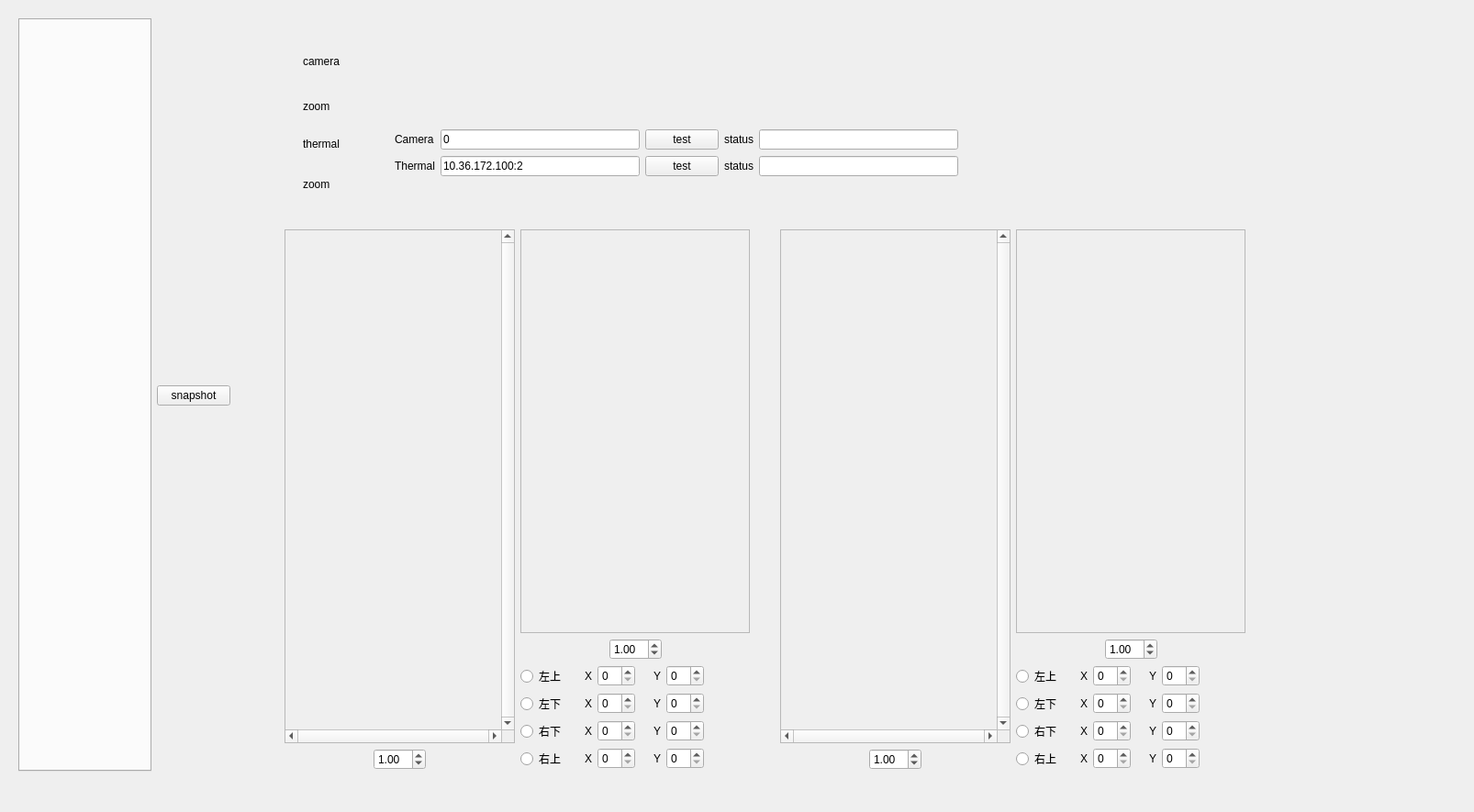
<?xml version="1.0" encoding="UTF-8"?>
<ui version="4.0">
 <class>Form</class>
 <widget class="QWidget" name="Form">
  <property name="geometry">
   <rect>
    <x>0</x>
    <y>0</y>
    <width>1606</width>
    <height>885</height>
   </rect>
  </property>
  <property name="windowTitle">
   <string>Form</string>
  </property>
  <widget class="QLabel" name="camera_label">
   <property name="geometry">
    <rect>
     <x>330</x>
     <y>60</y>
     <width>61</width>
     <height>21</height>
    </rect>
   </property>
   <property name="mouseTracking">
    <bool>true</bool>
   </property>
   <property name="text">
    <string>camera</string>
   </property>
   <property name="alignment">
    <set>Qt::AlignLeading|Qt::AlignLeft|Qt::AlignTop</set>
   </property>
  </widget>
  <widget class="QLabel" name="zoom_camera_label">
   <property name="geometry">
    <rect>
     <x>330</x>
     <y>100</y>
     <width>91</width>
     <height>31</height>
    </rect>
   </property>
   <property name="sizePolicy">
    <sizepolicy hsizetype="Preferred" vsizetype="Preferred">
     <horstretch>0</horstretch>
     <verstretch>0</verstretch>
    </sizepolicy>
   </property>
   <property name="styleSheet">
    <string notr="true"/>
   </property>
   <property name="text">
    <string>zoom</string>
   </property>
  </widget>
  <widget class="QLabel" name="thermal_label">
   <property name="geometry">
    <rect>
     <x>330</x>
     <y>150</y>
     <width>61</width>
     <height>21</height>
    </rect>
   </property>
   <property name="mouseTracking">
    <bool>true</bool>
   </property>
   <property name="text">
    <string>thermal</string>
   </property>
   <property name="alignment">
    <set>Qt::AlignLeading|Qt::AlignLeft|Qt::AlignTop</set>
   </property>
  </widget>
  <widget class="QLabel" name="zoom_thermal_label">
   <property name="geometry">
    <rect>
     <x>330</x>
     <y>180</y>
     <width>101</width>
     <height>41</height>
    </rect>
   </property>
   <property name="sizePolicy">
    <sizepolicy hsizetype="Preferred" vsizetype="Preferred">
     <horstretch>0</horstretch>
     <verstretch>0</verstretch>
    </sizepolicy>
   </property>
   <property name="styleSheet">
    <string notr="true"/>
   </property>
   <property name="text">
    <string>zoom</string>
   </property>
  </widget>
  <widget class="QWidget" name="">
   <property name="geometry">
    <rect>
     <x>310</x>
     <y>250</y>
     <width>507</width>
     <height>589</height>
    </rect>
   </property>
   <layout class="QHBoxLayout" name="horizontalLayout_16">
    <item>
     <layout class="QVBoxLayout" name="verticalLayout">
      <item>
       <widget class="QScrollArea" name="camera_scroll">
        <property name="cursor" stdset="0">
         <cursorShape>CrossCursor</cursorShape>
        </property>
        <property name="mouseTracking">
         <bool>true</bool>
        </property>
        <property name="verticalScrollBarPolicy">
         <enum>Qt::ScrollBarAlwaysOn</enum>
        </property>
        <property name="horizontalScrollBarPolicy">
         <enum>Qt::ScrollBarAlwaysOn</enum>
        </property>
        <property name="widgetResizable">
         <bool>true</bool>
        </property>
        <widget class="QWidget" name="scrollAreaWidgetContents">
         <property name="geometry">
          <rect>
           <x>0</x>
           <y>0</y>
           <width>229</width>
           <height>538</height>
          </rect>
         </property>
        </widget>
       </widget>
      </item>
      <item>
       <layout class="QHBoxLayout" name="horizontalLayout">
        <item>
         <spacer name="horizontalSpacer">
          <property name="orientation">
           <enum>Qt::Horizontal</enum>
          </property>
          <property name="sizeHint" stdset="0">
           <size>
            <width>40</width>
            <height>20</height>
           </size>
          </property>
         </spacer>
        </item>
        <item>
         <widget class="QDoubleSpinBox" name="camera_ratio_spin">
          <property name="minimum">
           <double>0.100000000000000</double>
          </property>
          <property name="maximum">
           <double>20.000000000000000</double>
          </property>
          <property name="singleStep">
           <double>0.100000000000000</double>
          </property>
          <property name="value">
           <double>1.000000000000000</double>
          </property>
         </widget>
        </item>
        <item>
         <spacer name="horizontalSpacer_2">
          <property name="orientation">
           <enum>Qt::Horizontal</enum>
          </property>
          <property name="sizeHint" stdset="0">
           <size>
            <width>40</width>
            <height>20</height>
           </size>
          </property>
         </spacer>
        </item>
       </layout>
      </item>
     </layout>
    </item>
    <item>
     <layout class="QVBoxLayout" name="verticalLayout_3">
      <item>
       <widget class="QScrollArea" name="zoom_camera_scroll">
        <property name="widgetResizable">
         <bool>true</bool>
        </property>
        <widget class="QWidget" name="scrollAreaWidgetContents_3">
         <property name="geometry">
          <rect>
           <x>0</x>
           <y>0</y>
           <width>245</width>
           <height>439</height>
          </rect>
         </property>
        </widget>
       </widget>
      </item>
      <item>
       <layout class="QHBoxLayout" name="horizontalLayout_13">
        <item>
         <spacer name="horizontalSpacer_10">
          <property name="orientation">
           <enum>Qt::Horizontal</enum>
          </property>
          <property name="sizeHint" stdset="0">
           <size>
            <width>40</width>
            <height>20</height>
           </size>
          </property>
         </spacer>
        </item>
        <item>
         <widget class="QDoubleSpinBox" name="zoom_camera_ratio_spin">
          <property name="minimum">
           <double>0.200000000000000</double>
          </property>
          <property name="maximum">
           <double>20.000000000000000</double>
          </property>
          <property name="singleStep">
           <double>0.100000000000000</double>
          </property>
          <property name="value">
           <double>1.000000000000000</double>
          </property>
         </widget>
        </item>
        <item>
         <spacer name="horizontalSpacer_11">
          <property name="orientation">
           <enum>Qt::Horizontal</enum>
          </property>
          <property name="sizeHint" stdset="0">
           <size>
            <width>40</width>
            <height>20</height>
           </size>
          </property>
         </spacer>
        </item>
       </layout>
      </item>
      <item>
       <layout class="QHBoxLayout" name="horizontalLayout_7">
        <item>
         <layout class="QVBoxLayout" name="pos_camera_vlayout">
          <item>
           <layout class="QHBoxLayout" name="horizontalLayout_3">
            <property name="leftMargin">
             <number>0</number>
            </property>
            <property name="rightMargin">
             <number>50</number>
            </property>
            <item alignment="Qt::AlignLeft">
             <widget class="QRadioButton" name="pos_radio_1">
              <property name="text">
               <string>左上</string>
              </property>
              <attribute name="buttonGroup">
               <string notr="true">pos_camera_radio_group</string>
              </attribute>
             </widget>
            </item>
            <item alignment="Qt::AlignRight">
             <widget class="QLabel" name="pos_x_label_1">
              <property name="text">
               <string>X</string>
              </property>
             </widget>
            </item>
            <item>
             <widget class="QSpinBox" name="pos_x_spin_1">
              <property name="sizePolicy">
               <sizepolicy hsizetype="Minimum" vsizetype="Fixed">
                <horstretch>0</horstretch>
                <verstretch>0</verstretch>
               </sizepolicy>
              </property>
             </widget>
            </item>
            <item alignment="Qt::AlignRight">
             <widget class="QLabel" name="pos_y_label_1">
              <property name="text">
               <string>Y</string>
              </property>
             </widget>
            </item>
            <item>
             <widget class="QSpinBox" name="pos_y_spin_1"/>
            </item>
           </layout>
          </item>
          <item>
           <layout class="QHBoxLayout" name="horizontalLayout_4">
            <property name="leftMargin">
             <number>0</number>
            </property>
            <property name="rightMargin">
             <number>50</number>
            </property>
            <item alignment="Qt::AlignLeft">
             <widget class="QRadioButton" name="pos_radio_2">
              <property name="text">
               <string>左下</string>
              </property>
              <attribute name="buttonGroup">
               <string notr="true">pos_camera_radio_group</string>
              </attribute>
             </widget>
            </item>
            <item alignment="Qt::AlignRight">
             <widget class="QLabel" name="pos_x_label_2">
              <property name="text">
               <string>X</string>
              </property>
             </widget>
            </item>
            <item>
             <widget class="QSpinBox" name="pos_x_spin_2"/>
            </item>
            <item alignment="Qt::AlignRight">
             <widget class="QLabel" name="pos_y_label_2">
              <property name="text">
               <string>Y</string>
              </property>
             </widget>
            </item>
            <item>
             <widget class="QSpinBox" name="pos_y_spin_2"/>
            </item>
           </layout>
          </item>
          <item>
           <layout class="QHBoxLayout" name="horizontalLayout_5">
            <property name="leftMargin">
             <number>0</number>
            </property>
            <property name="rightMargin">
             <number>50</number>
            </property>
            <item alignment="Qt::AlignLeft">
             <widget class="QRadioButton" name="pos_radio_3">
              <property name="text">
               <string>右下</string>
              </property>
              <attribute name="buttonGroup">
               <string notr="true">pos_camera_radio_group</string>
              </attribute>
             </widget>
            </item>
            <item alignment="Qt::AlignRight">
             <widget class="QLabel" name="pos_x_label_3">
              <property name="text">
               <string>X</string>
              </property>
             </widget>
            </item>
            <item>
             <widget class="QSpinBox" name="pos_x_spin_3"/>
            </item>
            <item alignment="Qt::AlignRight">
             <widget class="QLabel" name="pos_y_label_3">
              <property name="text">
               <string>Y</string>
              </property>
             </widget>
            </item>
            <item>
             <widget class="QSpinBox" name="pos_y_spin_3"/>
            </item>
           </layout>
          </item>
          <item>
           <layout class="QHBoxLayout" name="horizontalLayout_6">
            <property name="leftMargin">
             <number>0</number>
            </property>
            <property name="rightMargin">
             <number>50</number>
            </property>
            <item alignment="Qt::AlignLeft">
             <widget class="QRadioButton" name="pos_radio_4">
              <property name="text">
               <string>右上</string>
              </property>
              <attribute name="buttonGroup">
               <string notr="true">pos_camera_radio_group</string>
              </attribute>
             </widget>
            </item>
            <item alignment="Qt::AlignRight">
             <widget class="QLabel" name="pos_x_label_4">
              <property name="text">
               <string>X</string>
              </property>
             </widget>
            </item>
            <item>
             <widget class="QSpinBox" name="pos_x_spin_4"/>
            </item>
            <item alignment="Qt::AlignRight">
             <widget class="QLabel" name="pos_y_label_4">
              <property name="text">
               <string>Y</string>
              </property>
             </widget>
            </item>
            <item>
             <widget class="QSpinBox" name="pos_y_spin_4"/>
            </item>
           </layout>
          </item>
         </layout>
        </item>
       </layout>
      </item>
     </layout>
    </item>
   </layout>
  </widget>
  <widget class="QWidget" name="">
   <property name="geometry">
    <rect>
     <x>850</x>
     <y>250</y>
     <width>507</width>
     <height>589</height>
    </rect>
   </property>
   <layout class="QHBoxLayout" name="horizontalLayout_17">
    <item>
     <layout class="QVBoxLayout" name="verticalLayout_5">
      <item>
       <widget class="QScrollArea" name="thermal_scroll">
        <property name="cursor" stdset="0">
         <cursorShape>CrossCursor</cursorShape>
        </property>
        <property name="mouseTracking">
         <bool>true</bool>
        </property>
        <property name="verticalScrollBarPolicy">
         <enum>Qt::ScrollBarAlwaysOn</enum>
        </property>
        <property name="horizontalScrollBarPolicy">
         <enum>Qt::ScrollBarAlwaysOn</enum>
        </property>
        <property name="widgetResizable">
         <bool>true</bool>
        </property>
        <widget class="QWidget" name="scrollAreaWidgetContents_2">
         <property name="geometry">
          <rect>
           <x>0</x>
           <y>0</y>
           <width>229</width>
           <height>538</height>
          </rect>
         </property>
        </widget>
       </widget>
      </item>
      <item>
       <layout class="QHBoxLayout" name="horizontalLayout_2">
        <item>
         <spacer name="horizontalSpacer_7">
          <property name="orientation">
           <enum>Qt::Horizontal</enum>
          </property>
          <property name="sizeHint" stdset="0">
           <size>
            <width>40</width>
            <height>20</height>
           </size>
          </property>
         </spacer>
        </item>
        <item>
         <widget class="QDoubleSpinBox" name="thermal_ratio_spin">
          <property name="minimum">
           <double>0.100000000000000</double>
          </property>
          <property name="maximum">
           <double>20.000000000000000</double>
          </property>
          <property name="singleStep">
           <double>0.100000000000000</double>
          </property>
          <property name="value">
           <double>1.000000000000000</double>
          </property>
         </widget>
        </item>
        <item>
         <spacer name="horizontalSpacer_8">
          <property name="orientation">
           <enum>Qt::Horizontal</enum>
          </property>
          <property name="sizeHint" stdset="0">
           <size>
            <width>40</width>
            <height>20</height>
           </size>
          </property>
         </spacer>
        </item>
       </layout>
      </item>
     </layout>
    </item>
    <item>
     <layout class="QVBoxLayout" name="verticalLayout_4">
      <item>
       <widget class="QScrollArea" name="zoom_thermal_scroll">
        <property name="widgetResizable">
         <bool>true</bool>
        </property>
        <widget class="QWidget" name="scrollAreaWidgetContents_4">
         <property name="geometry">
          <rect>
           <x>0</x>
           <y>0</y>
           <width>245</width>
           <height>439</height>
          </rect>
         </property>
        </widget>
       </widget>
      </item>
      <item>
       <layout class="QHBoxLayout" name="horizontalLayout_14">
        <item>
         <spacer name="horizontalSpacer_12">
          <property name="orientation">
           <enum>Qt::Horizontal</enum>
          </property>
          <property name="sizeHint" stdset="0">
           <size>
            <width>40</width>
            <height>20</height>
           </size>
          </property>
         </spacer>
        </item>
        <item>
         <widget class="QDoubleSpinBox" name="zoom_thermal_ratio_spin">
          <property name="minimum">
           <double>0.200000000000000</double>
          </property>
          <property name="maximum">
           <double>20.000000000000000</double>
          </property>
          <property name="singleStep">
           <double>0.100000000000000</double>
          </property>
          <property name="value">
           <double>1.000000000000000</double>
          </property>
         </widget>
        </item>
        <item>
         <spacer name="horizontalSpacer_13">
          <property name="orientation">
           <enum>Qt::Horizontal</enum>
          </property>
          <property name="sizeHint" stdset="0">
           <size>
            <width>40</width>
            <height>20</height>
           </size>
          </property>
         </spacer>
        </item>
       </layout>
      </item>
      <item>
       <layout class="QHBoxLayout" name="horizontalLayout_8">
        <item>
         <layout class="QVBoxLayout" name="pos_thermal_vlayout">
          <item>
           <layout class="QHBoxLayout" name="horizontalLayout_9">
            <property name="leftMargin">
             <number>0</number>
            </property>
            <property name="rightMargin">
             <number>50</number>
            </property>
            <item alignment="Qt::AlignLeft">
             <widget class="QRadioButton" name="pos_radio_5">
              <property name="text">
               <string>左上</string>
              </property>
              <attribute name="buttonGroup">
               <string notr="true">pos_thermal_radio_group</string>
              </attribute>
             </widget>
            </item>
            <item alignment="Qt::AlignRight">
             <widget class="QLabel" name="pos_x_label_5">
              <property name="text">
               <string>X</string>
              </property>
             </widget>
            </item>
            <item>
             <widget class="QSpinBox" name="pos_x_spin_5">
              <property name="sizePolicy">
               <sizepolicy hsizetype="Minimum" vsizetype="Fixed">
                <horstretch>0</horstretch>
                <verstretch>0</verstretch>
               </sizepolicy>
              </property>
             </widget>
            </item>
            <item alignment="Qt::AlignRight">
             <widget class="QLabel" name="pos_y_label_5">
              <property name="text">
               <string>Y</string>
              </property>
             </widget>
            </item>
            <item>
             <widget class="QSpinBox" name="pos_y_spin_5"/>
            </item>
           </layout>
          </item>
          <item>
           <layout class="QHBoxLayout" name="horizontalLayout_10">
            <property name="leftMargin">
             <number>0</number>
            </property>
            <property name="rightMargin">
             <number>50</number>
            </property>
            <item alignment="Qt::AlignLeft">
             <widget class="QRadioButton" name="pos_radio_6">
              <property name="text">
               <string>左下</string>
              </property>
              <attribute name="buttonGroup">
               <string notr="true">pos_thermal_radio_group</string>
              </attribute>
             </widget>
            </item>
            <item alignment="Qt::AlignRight">
             <widget class="QLabel" name="pos_x_label_6">
              <property name="text">
               <string>X</string>
              </property>
             </widget>
            </item>
            <item>
             <widget class="QSpinBox" name="pos_x_spin_6"/>
            </item>
            <item alignment="Qt::AlignRight">
             <widget class="QLabel" name="pos_y_label_6">
              <property name="text">
               <string>Y</string>
              </property>
             </widget>
            </item>
            <item>
             <widget class="QSpinBox" name="pos_y_spin_6"/>
            </item>
           </layout>
          </item>
          <item>
           <layout class="QHBoxLayout" name="horizontalLayout_11">
            <property name="leftMargin">
             <number>0</number>
            </property>
            <property name="rightMargin">
             <number>50</number>
            </property>
            <item alignment="Qt::AlignLeft">
             <widget class="QRadioButton" name="pos_radio_7">
              <property name="text">
               <string>右下</string>
              </property>
              <attribute name="buttonGroup">
               <string notr="true">pos_thermal_radio_group</string>
              </attribute>
             </widget>
            </item>
            <item alignment="Qt::AlignRight">
             <widget class="QLabel" name="pos_x_label_7">
              <property name="text">
               <string>X</string>
              </property>
             </widget>
            </item>
            <item>
             <widget class="QSpinBox" name="pos_x_spin_7"/>
            </item>
            <item alignment="Qt::AlignRight">
             <widget class="QLabel" name="pos_y_label_7">
              <property name="text">
               <string>Y</string>
              </property>
             </widget>
            </item>
            <item>
             <widget class="QSpinBox" name="pos_y_spin_7"/>
            </item>
           </layout>
          </item>
          <item>
           <layout class="QHBoxLayout" name="horizontalLayout_12">
            <property name="leftMargin">
             <number>0</number>
            </property>
            <property name="rightMargin">
             <number>50</number>
            </property>
            <item alignment="Qt::AlignLeft">
             <widget class="QRadioButton" name="pos_radio_8">
              <property name="text">
               <string>右上</string>
              </property>
              <attribute name="buttonGroup">
               <string notr="true">pos_thermal_radio_group</string>
              </attribute>
             </widget>
            </item>
            <item alignment="Qt::AlignRight">
             <widget class="QLabel" name="pos_x_label_8">
              <property name="text">
               <string>X</string>
              </property>
             </widget>
            </item>
            <item>
             <widget class="QSpinBox" name="pos_x_spin_8"/>
            </item>
            <item alignment="Qt::AlignRight">
             <widget class="QLabel" name="pos_y_label_8">
              <property name="text">
               <string>Y</string>
              </property>
             </widget>
            </item>
            <item>
             <widget class="QSpinBox" name="pos_y_spin_8"/>
            </item>
           </layout>
          </item>
         </layout>
        </item>
       </layout>
      </item>
     </layout>
    </item>
   </layout>
  </widget>
  <widget class="QWidget" name="layoutWidget">
   <property name="geometry">
    <rect>
     <x>430</x>
     <y>140</y>
     <width>831</width>
     <height>54</height>
    </rect>
   </property>
   <layout class="QGridLayout" name="device_layout">
    <item row="0" column="4">
     <widget class="QLabel" name="label_5">
      <property name="text">
       <string>status</string>
      </property>
     </widget>
    </item>
    <item row="1" column="4">
     <widget class="QLabel" name="label_6">
      <property name="text">
       <string>status</string>
      </property>
     </widget>
    </item>
    <item row="1" column="5">
     <widget class="QLineEdit" name="thermal_status_line">
      <property name="readOnly">
       <bool>true</bool>
      </property>
     </widget>
    </item>
    <item row="0" column="1">
     <widget class="QLineEdit" name="camera_url_line">
      <property name="text">
       <string>0</string>
      </property>
      <property name="placeholderText">
       <string>0</string>
      </property>
     </widget>
    </item>
    <item row="0" column="5">
     <widget class="QLineEdit" name="camera_status_line">
      <property name="readOnly">
       <bool>true</bool>
      </property>
     </widget>
    </item>
    <item row="1" column="0">
     <widget class="QLabel" name="label_2">
      <property name="text">
       <string>Thermal</string>
      </property>
     </widget>
    </item>
    <item row="1" column="1">
     <widget class="QLineEdit" name="thermal_url_line">
      <property name="text">
       <string>10.36.172.100:2</string>
      </property>
      <property name="placeholderText">
       <string>192.168.1.64:1</string>
      </property>
     </widget>
    </item>
    <item row="1" column="3">
     <widget class="QPushButton" name="thermal_test_btn">
      <property name="text">
       <string>test</string>
      </property>
     </widget>
    </item>
    <item row="0" column="0">
     <widget class="QLabel" name="label">
      <property name="text">
       <string>Camera</string>
      </property>
     </widget>
    </item>
    <item row="0" column="3">
     <widget class="QPushButton" name="camera_test_btn">
      <property name="text">
       <string>test</string>
      </property>
     </widget>
    </item>
    <item row="0" column="6">
     <spacer name="horizontalSpacer_4">
      <property name="orientation">
       <enum>Qt::Horizontal</enum>
      </property>
      <property name="sizeHint" stdset="0">
       <size>
        <width>40</width>
        <height>20</height>
       </size>
      </property>
     </spacer>
    </item>
    <item row="1" column="6">
     <spacer name="horizontalSpacer_5">
      <property name="orientation">
       <enum>Qt::Horizontal</enum>
      </property>
      <property name="sizeHint" stdset="0">
       <size>
        <width>40</width>
        <height>20</height>
       </size>
      </property>
     </spacer>
    </item>
   </layout>
  </widget>
  <widget class="QWidget" name="">
   <property name="geometry">
    <rect>
     <x>20</x>
     <y>20</y>
     <width>231</width>
     <height>821</height>
    </rect>
   </property>
   <layout class="QHBoxLayout" name="horizontalLayout_15">
    <item>
     <widget class="QTabWidget" name="app_tab">
      <property name="layoutDirection">
       <enum>Qt::LeftToRight</enum>
      </property>
      <property name="autoFillBackground">
       <bool>true</bool>
      </property>
      <property name="styleSheet">
       <string notr="true"/>
      </property>
      <property name="tabShape">
       <enum>QTabWidget::Rounded</enum>
      </property>
      <property name="currentIndex">
       <number>-1</number>
      </property>
     </widget>
    </item>
    <item>
     <layout class="QVBoxLayout" name="tool_sidebar_layout">
      <item>
       <spacer name="verticalSpacer_5">
        <property name="orientation">
         <enum>Qt::Vertical</enum>
        </property>
        <property name="sizeHint" stdset="0">
         <size>
          <width>20</width>
          <height>40</height>
         </size>
        </property>
       </spacer>
      </item>
      <item>
       <widget class="QPushButton" name="snapshot">
        <property name="text">
         <string>snapshot</string>
        </property>
       </widget>
      </item>
      <item>
       <spacer name="verticalSpacer_6">
        <property name="orientation">
         <enum>Qt::Vertical</enum>
        </property>
        <property name="sizeHint" stdset="0">
         <size>
          <width>20</width>
          <height>40</height>
         </size>
        </property>
       </spacer>
      </item>
     </layout>
    </item>
   </layout>
  </widget>
 </widget>
 <resources/>
 <connections/>
 <buttongroups>
  <buttongroup name="pos_thermal_radio_group"/>
  <buttongroup name="pos_camera_radio_group"/>
 </buttongroups>
</ui>
